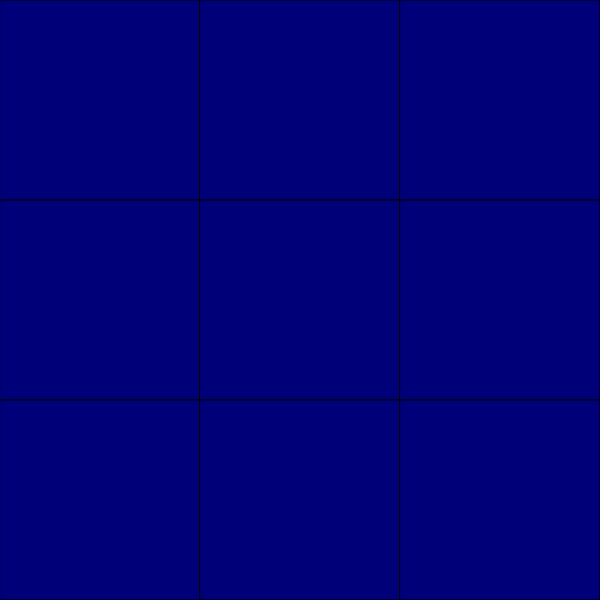
Frame 1 (no input)
Frame 60 (no input): identical to frame 1, image omitted
Frame 120 (the mouse pressed at the canvas centre since frame 60): identical to frame 1, image omitted

The p5.js sketch that drew this single still picture (run headless with seeded random() and noise() and a simulated clock; from frame 60 on, the mouse is pressed at the canvas centre):

// p5.js sketch
// ── sketch.js
let p1;
let p2;
let turn;

function setup() {
  createCanvas(600, 600);
}

function draw() {
  bg();
}

function bg() {
  fill(0, 0, 120);

  for (let j = 0; j < 3; j++) {
    for (let i = 0; i < 3; i++) {
      rect((width / 3) * i, 200 * j, 200, 200);
    }
  }
}
function setPiece() {}
